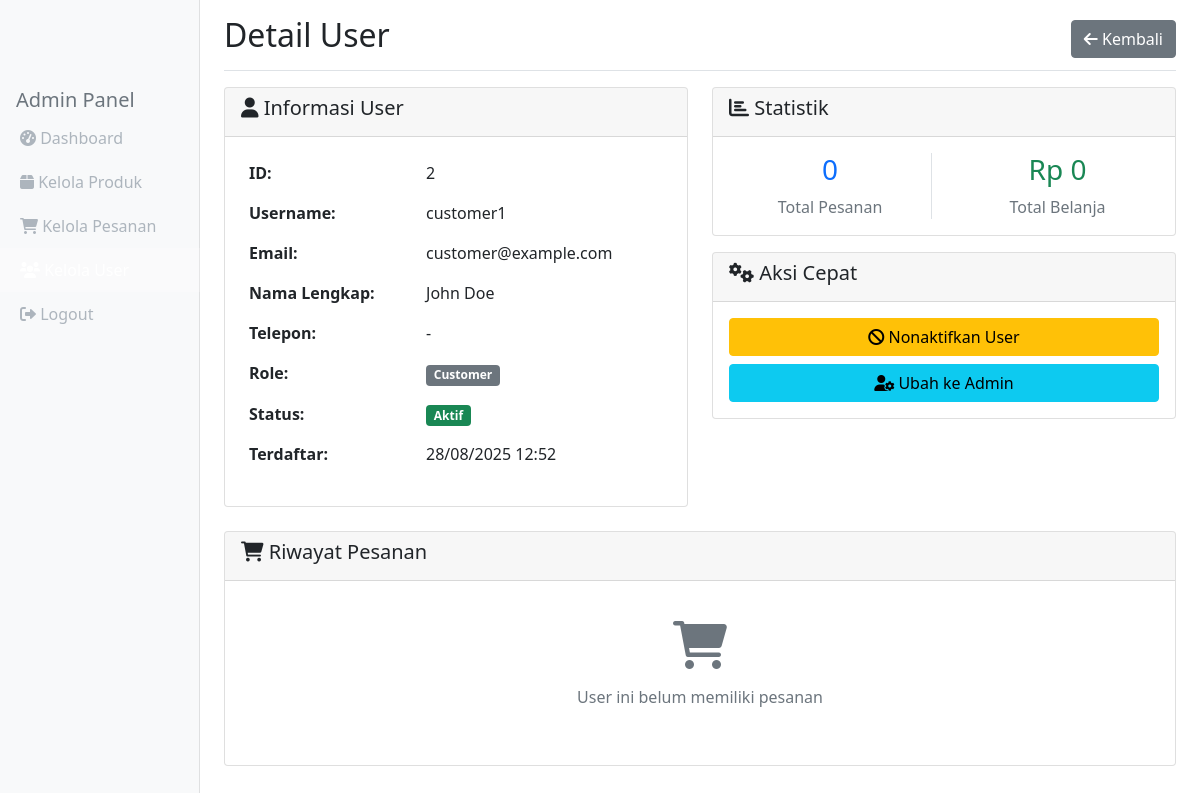
Screenshot of /admin/user_detail.php?id=2 (signed in) with the database file from the repository.
### tables this page shows
CREATE TABLE `users` (
  `id` int(11) NOT NULL AUTO_INCREMENT,
  `username` varchar(50) NOT NULL,
  `email` varchar(100) NOT NULL,
  `password` varchar(255) NOT NULL,
  `full_name` varchar(100) NOT NULL,
  `phone` varchar(20) DEFAULT NULL,
  `role` enum('customer','admin') DEFAULT 'customer',
  `is_active` tinyint(1) DEFAULT 1,
  `email_verified_at` timestamp NULL DEFAULT NULL,
  `created_at` timestamp NOT NULL DEFAULT current_timestamp(),
  `updated_at` timestamp NOT NULL DEFAULT current_timestamp() ON UPDATE current_timestamp(),
  PRIMARY KEY (`id`),
  UNIQUE KEY `username` (`username`),
  UNIQUE KEY `email` (`email`)
);

### classes/User.php (called while the page is built, shortened)
<?php
class User {
    private $conn;
    private $table_name = "users";
    public function __construct($db) {
        $this->conn = $db;
    }
    public function getUserById($id) {
        $query = "SELECT * FROM " . $this->table_name . " WHERE id = :id";
        $stmt = $this->conn->prepare($query);
        $stmt->bindParam(":id", $id);
        $stmt->execute();
        return $stmt->fetch(PDO::FETCH_ASSOC);
    }
}
?>

### classes/Order.php (called while the page is built, shortened)
<?php
class Order {
    private $conn;
    private $table_name = "orders";
    public function __construct($db) {
        $this->conn = $db;
    }
    public function getOrdersByUserId($user_id) {
        $query = "SELECT o.*, u.full_name as customer_name, u.email as customer_email
                 FROM " . $this->table_name . " o
                 LEFT JOIN users u ON o.user_id = u.id
                 WHERE o.user_id = :user_id
                 ORDER BY o.created_at DESC";
        $stmt = $this->conn->prepare($query);
        $stmt->bindParam(":user_id", $user_id);
        $stmt->execute();
        return $stmt->fetchAll(PDO::FETCH_ASSOC);
    }
}
?>

### admin/user_detail.php (the view, shortened to what this page needs)
<?php
require_once '../classes/User.php';
require_once '../classes/Order.php';
$database = new Database();
$db = $database->getConnection();
$user = new User($db);
$order = new Order($db);
$user_id = $_GET['id'];
$user_data = $user->getUserById($user_id);
$user_orders = $order->getOrdersByUserId($user_id);
?>
<!DOCTYPE html>
<html lang="id">
<head>
    <link href="https://cdn.jsdelivr.net/npm/bootstrap@5.1.3/dist/css/bootstrap.min.css" rel="stylesheet">
    <link href="https://cdnjs.cloudflare.com/ajax/libs/font-awesome/6.0.0/css/all.min.css" rel="stylesheet">
    <link href="../css/admin.css" rel="stylesheet">
</head>
<body>
    <div class="container-fluid">
        <div class="row">
            <nav class="col-md-3 col-lg-2 d-md-block bg-light sidebar">
                <div class="position-sticky pt-3">
                    <h5 class="sidebar-heading px-3 mt-4 mb-1 text-muted">Admin Panel</h5>
                    <ul class="nav flex-column">
                        <li class="nav-item">
                            <a class="nav-link" href="dashboard.php">
                                <i class="fas fa-tachometer-alt"></i> Dashboard
                            </a>
                        </li>
                        <li class="nav-item">
                            <a class="nav-link" href="products.php">
                                <i class="fas fa-box"></i> Kelola Produk
                            </a>
                        </li>
                        <li class="nav-item">
                            <a class="nav-link" href="orders.php">
                                <i class="fas fa-shopping-cart"></i> Kelola Pesanan
                            </a>
                        </li>
                        <li class="nav-item">
                            <a class="nav-link active" href="users.php">
                                <i class="fas fa-users"></i> Kelola User
                            </a>
                        </li>
                        <li class="nav-item">
                            <a class="nav-link" href="../logout.php">
                                <i class="fas fa-sign-out-alt"></i> Logout
                            </a>
                        </li>
                    </ul>
                </div>
            </nav>
            <main class="col-md-9 ms-sm-auto col-lg-10 px-md-4">
                <div class="d-flex justify-content-between flex-wrap flex-md-nowrap align-items-center pt-3 pb-2 mb-3 border-bottom">
                    <h1 class="h2">Detail User</h1>
                    <a href="users.php" class="btn btn-secondary">
                        <i class="fas fa-arrow-left"></i> Kembali
                    </a>
                </div>
                <div class="row">
                    <div class="col-md-6">
                        <div class="card">
                            <div class="card-header">
                                <h5><i class="fas fa-user"></i> Informasi User</h5>
                            </div>
                            <div class="card-body">
                                <table class="table table-borderless">
                                    <tr>
                                        <td><strong>ID:</strong></td>
                                        <td><?php echo $user_data['id']; ?></td>
                                    </tr>
                                    <tr>
                                        <td><strong>Username:</strong></td>
                                        <td><?php echo htmlspecialchars($user_data['username']); ?></td>
                                    </tr>
                                    <tr>
                                        <td><strong>Email:</strong></td>
                                        <td><?php echo htmlspecialchars($user_data['email']); ?></td>
                                    </tr>
                                    <tr>
                                        <td><strong>Nama Lengkap:</strong></td>
                                        <td><?php echo htmlspecialchars($user_data['full_name']); ?></td>
                                    </tr>
                                    <tr>
                                        <td><strong>Telepon:</strong></td>
                                        <td><?php echo htmlspecialchars($user_data['phone'] ?: '-'); ?></td>
                                    </tr>
                                    <tr>
                                        <td><strong>Role:</strong></td>
                                        <td>
                                            <span class="badge bg-<?php echo $user_data['role'] === 'admin' ? 'primary' : 'secondary'; ?>">
                                                <?php echo ucfirst($user_data['role']); ?>
                                            </span>
                                        </td>
                                    </tr>
                                    <tr>
                                        <td><strong>Status:</strong></td>
                                        <td>
                                            <span class="badge bg-<?php echo $user_data['is_active'] ? 'success' : 'danger'; ?>">
                                                <?php echo $user_data['is_active'] ? 'Aktif' : 'Tidak Aktif'; ?>
                                            </span>
                                        </td>
                                    </tr>
                                    <tr>
                                        <td><strong>Terdaftar:</strong></td>
                                        <td><?php echo date('d/m/Y H:i', strtotime($user_data['created_at'])); ?></td>
                                    </tr>
                                </table>
                            </div>
                        </div>
                    </div>
                    <div class="col-md-6">
                        <div class="card">
                            <div class="card-header">
                                <h5><i class="fas fa-chart-bar"></i> Statistik</h5>
                            </div>
                            <div class="card-body">
                                <div class="row text-center">
                                    <div class="col-6">
                                        <div class="border-end">
                                            <h3 class="text-primary"><?php echo count($user_orders); ?></h3>
                                            <p class="text-muted mb-0">Total Pesanan</p>
                                        </div>
                                    </div>
                                    <div class="col-6">
                                        <h3 class="text-success">
                                            Rp <?php echo number_format(array_sum(array_column($user_orders, 'total_amount')), 0, ',', '.'); ?>
                                        </h3>
                                        <p class="text-muted mb-0">Total Belanja</p>
                                    </div>
                                </div>
                            </div>
                        </div>
                        <?php if ($user_data['id'] != $_SESSION['user_id']): ?>
                        <div class="card mt-3">
                            <div class="card-header">
                                <h5><i class="fas fa-cogs"></i> Aksi Cepat</h5>
                            </div>
                            <div class="card-body">
                                <div class="d-grid gap-2">
                                    <button class="btn btn-warning" onclick="toggleUserStatus(<?php echo $user_data['id']; ?>, <?php echo $user_data['is_active'] ? 0 : 1; ?>)">
                                        <i class="fas fa-<?php echo $user_data['is_active'] ? 'ban' : 'check'; ?>"></i>
                                        <?php echo $user_data['is_active'] ? 'Nonaktifkan' : 'Aktifkan'; ?> User
                                    </button>
                                    <button class="btn btn-info" onclick="changeUserRole(<?php echo $user_data['id']; ?>, '<?php echo $user_data['role'] === 'admin' ? 'customer' : 'admin'; ?>')">
                                        <i class="fas fa-user-cog"></i>
                                        Ubah ke <?php echo $user_data['role'] === 'admin' ? 'Customer' : 'Admin'; ?>
                                    </button>
                                </div>
                            </div>
                        </div>
                        <?php endif; ?>
                    </div>
                </div>
                <div class="card mt-4">
                    <div class="card-header">
                        <h5><i class="fas fa-shopping-cart"></i> Riwayat Pesanan</h5>
                    </div>
                    <div class="card-body">
                        <?php if (empty($user_orders)): ?>
                        <div class="text-center py-4">
                            <i class="fas fa-shopping-cart fa-3x text-muted mb-3"></i>
                            <p class="text-muted">User ini belum memiliki pesanan</p>
                        </div>
                        <?php endif; ?>
                    </div>
                </div>
            </main>
        </div>
    </div>
</body>
</html>

### css/admin.css (style rules this page uses)
.sidebar { position: fixed; top: 0; bottom: 0; left: 0; z-index: 100; padding: 48px 0 0; box-shadow: inset -1px 0 0 rgba(0, 0, 0, .1); }
.sidebar .nav-link { color: #adb5bd; padding: 10px 20px; }
.sidebar .nav-link.active { color: #fff; background-color: rgba(255, 255, 255, 0.2); }

### rows the page displays
users: id "2", username "customer1", email "customer@example.com", full_name "John Doe", phone "-", role "Customer", created_at "28/08/2025 12:52"

### other values shown
count($user_orders) "0"
array_sum(array_column($user_orders, 'total_amount')) "0"
